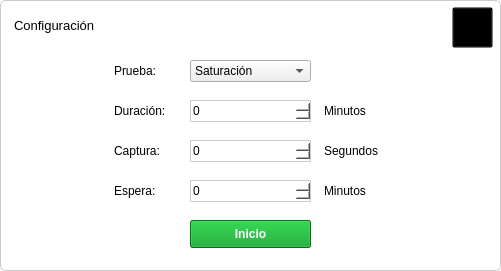
   <widget class="QFrame" name="frame_2">
    <property name="geometry">
     <rect>
      <x>10</x>
      <y>80</y>
      <width>501</width>
      <height>271</height>
     </rect>
    </property>
    <property name="styleSheet">
     <string notr="true">QFrame {
    background-color: white;
    border-style: solid;
    border-width: 1px;
    border-color: #ccc;
    border-radius: 5px;
}
</string>
    </property>
    <property name="frameShape">
     <enum>QFrame::StyledPanel</enum>
    </property>
    <property name="frameShadow">
     <enum>QFrame::Raised</enum>
    </property>
    <widget class="QLabel" name="label_2">
     <property name="geometry">
      <rect>
       <x>10</x>
       <y>10</y>
       <width>291</width>
       <height>31</height>
      </rect>
     </property>
     <property name="font">
      <font>
       <pointsize>10</pointsize>
      </font>
     </property>
     <property name="styleSheet">
      <string notr="true">border-color: none;</string>
     </property>
     <property name="text">
      <string>Configuración</string>
     </property>
    </widget>
    <widget class="QSpinBox" name="sb_duracion_m">
     <property name="geometry">
      <rect>
       <x>190</x>
       <y>100</y>
       <width>121</width>
       <height>22</height>
      </rect>
     </property>
     <property name="styleSheet">
      <string notr="true">background-color: white;
border-style: solid;
border-width: 1px;
border-color: #ccc;
border-radius: 1px;
</string>
     </property>
     <property name="maximum">
      <number>999</number>
     </property>
    </widget>
    <widget class="QPushButton" name="btn_config_arduinoP">
     <property name="geometry">
      <rect>
       <x>452</x>
       <y>7</y>
       <width>41</width>
       <height>41</height>
      </rect>
     </property>
     <property name="toolTip">
      <string>&lt;html&gt;&lt;head/&gt;&lt;body&gt;&lt;p&gt;Configuración de arduino&lt;/p&gt;&lt;/body&gt;&lt;/html&gt;</string>
     </property>
     <property name="styleSheet">
      <string notr="true">background-color: transparent</string>
     </property>
     <property name="text">
      <string/>
     </property>
     <property name="icon">
      <iconset>
       <normaloff>../../resources/images/iconos/calibre.png</normaloff>../../resources/images/iconos/calibre.png</iconset>
     </property>
     <property name="iconSize">
      <size>
       <width>35</width>
       <height>35</height>
      </size>
     </property>
    </widget>
    <widget class="QPushButton" name="btn_inicio_config">
     <property name="geometry">
      <rect>
       <x>190</x>
       <y>220</y>
       <width>121</width>
       <height>28</height>
      </rect>
     </property>
     <property name="font">
      <font>
       <weight>75</weight>
       <bold>true</bold>
      </font>
     </property>
     <property name="styleSheet">
      <string notr="true">background-color: #009d1e;
color: rgb(255, 255, 255);
</string>
     </property>
     <property name="text">
      <string>Inicio</string>
     </property>
    </widget>
    <widget class="QLabel" name="label_3">
     <property name="geometry">
      <rect>
       <x>110</x>
       <y>100</y>
       <width>71</width>
       <height>21</height>
      </rect>
     </property>
     <property name="font">
      <font>
       <pointsize>9</pointsize>
      </font>
     </property>
     <property name="styleSheet">
      <string notr="true">border-color: none;</string>
     </property>
     <property name="text">
      <string>Duración:</string>
     </property>
    </widget>
    <widget class="QLabel" name="label_4">
     <property name="geometry">
      <rect>
       <x>110</x>
       <y>140</y>
       <width>81</width>
       <height>21</height>
      </rect>
     </property>
     <property name="font">
      <font>
       <pointsize>9</pointsize>
      </font>
     </property>
     <property name="styleSheet">
      <string notr="true">border-color: none;</string>
     </property>
     <property name="text">
      <string>Captura:</string>
     </property>
    </widget>
    <widget class="QLabel" name="label_5">
     <property name="geometry">
      <rect>
       <x>110</x>
       <y>180</y>
       <width>71</width>
       <height>21</height>
      </rect>
     </property>
     <property name="font">
      <font>
       <pointsize>9</pointsize>
      </font>
     </property>
     <property name="styleSheet">
      <string notr="true">border-color: none;</string>
     </property>
     <property name="text">
      <string>Espera:</string>
     </property>
    </widget>
    <widget class="QLabel" name="label_6">
     <property name="geometry">
      <rect>
       <x>320</x>
       <y>100</y>
       <width>81</width>
       <height>21</height>
      </rect>
     </property>
     <property name="font">
      <font>
       <pointsize>9</pointsize>
      </font>
     </property>
     <property name="styleSheet">
      <string notr="true">border-color: none;</string>
     </property>
     <property name="text">
      <string>Minutos</string>
     </property>
    </widget>
    <widget class="QSpinBox" name="sb_captura_s">
     <property name="geometry">
      <rect>
       <x>190</x>
       <y>140</y>
       <width>121</width>
       <height>22</height>
      </rect>
     </property>
     <property name="styleSheet">
      <string notr="true">background-color: white;
border-style: solid;
border-width: 1px;
border-color: #ccc;
border-radius: 1px;
</string>
     </property>
     <property name="maximum">
      <number>999</number>
     </property>
    </widget>
    <widget class="QSpinBox" name="sb_espera_m">
     <property name="geometry">
      <rect>
       <x>190</x>
       <y>180</y>
       <width>121</width>
       <height>22</height>
      </rect>
     </property>
     <property name="styleSheet">
      <string notr="true">background-color: white;
border-style: solid;
border-width: 1px;
border-color: #ccc;
border-radius: 1px;
</string>
     </property>
     <property name="maximum">
      <number>999</number>
     </property>
    </widget>
    <widget class="QLabel" name="label_7">
     <property name="geometry">
      <rect>
       <x>320</x>
       <y>140</y>
       <width>81</width>
       <height>21</height>
      </rect>
     </property>
     <property name="font">
      <font>
       <pointsize>9</pointsize>
      </font>
     </property>
     <property name="styleSheet">
      <string notr="true">border-color: none;</string>
     </property>
     <property name="text">
      <string>Segundos</string>
     </property>
    </widget>
    <widget class="QLabel" name="label_8">
     <property name="geometry">
      <rect>
       <x>320</x>
       <y>180</y>
       <width>81</width>
       <height>21</height>
      </rect>
     </property>
     <property name="font">
      <font>
       <pointsize>9</pointsize>
      </font>
     </property>
     <property name="styleSheet">
      <string notr="true">border-color: none;</string>
     </property>
     <property name="text">
      <string>Minutos</string>
     </property>
    </widget>
    <widget class="QComboBox" name="cmb_prueba">
     <property name="geometry">
      <rect>
       <x>190</x>
       <y>60</y>
       <width>121</width>
       <height>22</height>
      </rect>
     </property>
     <item>
      <property name="text">
       <string>Saturación</string>
      </property>
     </item>
     <item>
      <property name="text">
       <string>Continuo</string>
      </property>
     </item>
    </widget>
    <widget class="QLabel" name="label_9">
     <property name="geometry">
      <rect>
       <x>110</x>
       <y>60</y>
       <width>71</width>
       <height>21</height>
      </rect>
     </property>
     <property name="font">
      <font>
       <pointsize>9</pointsize>
      </font>
     </property>
     <property name="styleSheet">
      <string notr="true">border-color: none;</string>
     </property>
     <property name="text">
      <string>Prueba:</string>
     </property>
    </widget>
    <widget class="QPushButton" name="btn_detener_prueba">
     <property name="geometry">
      <rect>
       <x>190</x>
       <y>220</y>
       <width>121</width>
       <height>28</height>
      </rect>
     </property>
     <property name="font">
      <font>
       <weight>75</weight>
       <bold>true</bold>
      </font>
     </property>
     <property name="styleSheet">
      <string notr="true">background-color: #ff8a15;
color: rgb(255, 255, 255);
</string>
     </property>
     <property name="text">
      <string>Detener</string>
     </property>
    </widget>
    <zorder>btn_detener_prueba</zorder>
    <zorder>label_2</zorder>
    <zorder>sb_duracion_m</zorder>
    <zorder>btn_config_arduinoP</zorder>
    <zorder>btn_inicio_config</zorder>
    <zorder>label_3</zorder>
    <zorder>label_4</zorder>
    <zorder>label_5</zorder>
    <zorder>label_6</zorder>
    <zorder>sb_captura_s</zorder>
    <zorder>sb_espera_m</zorder>
    <zorder>label_7</zorder>
    <zorder>label_8</zorder>
    <zorder>cmb_prueba</zorder>
    <zorder>label_9</zorder>
   </widget>
